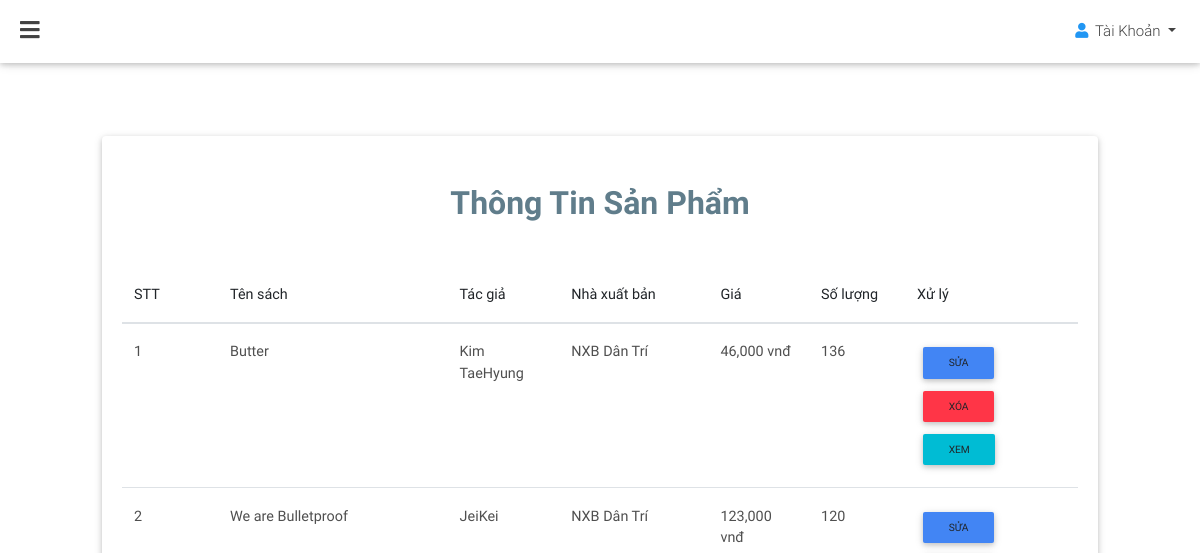
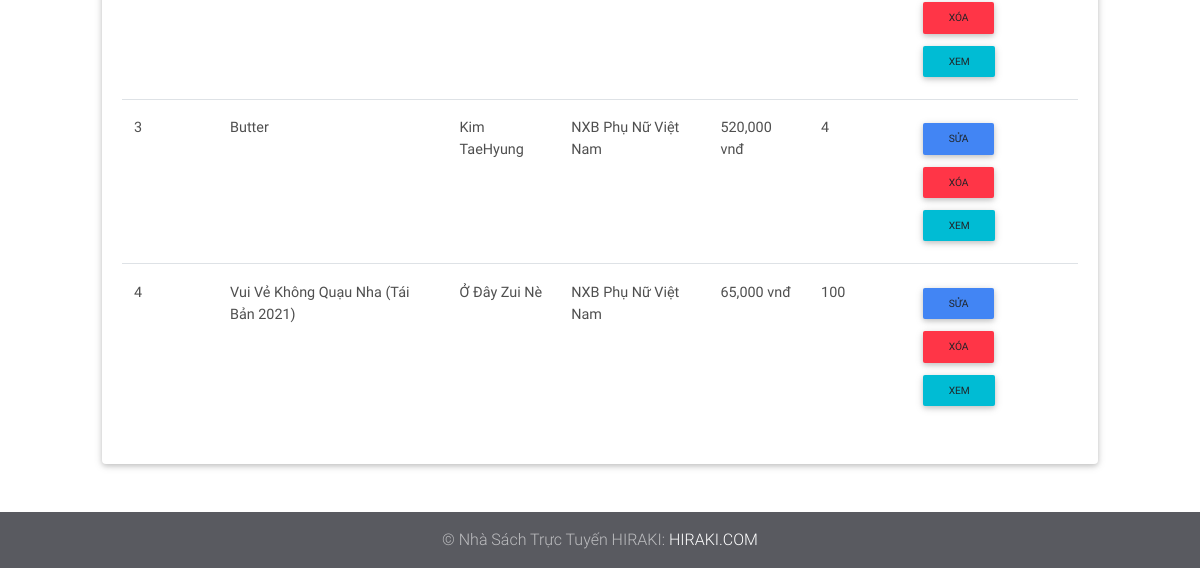
The app's page /admin/sach/dssach.php, older data (2 pictures, top to bottom).
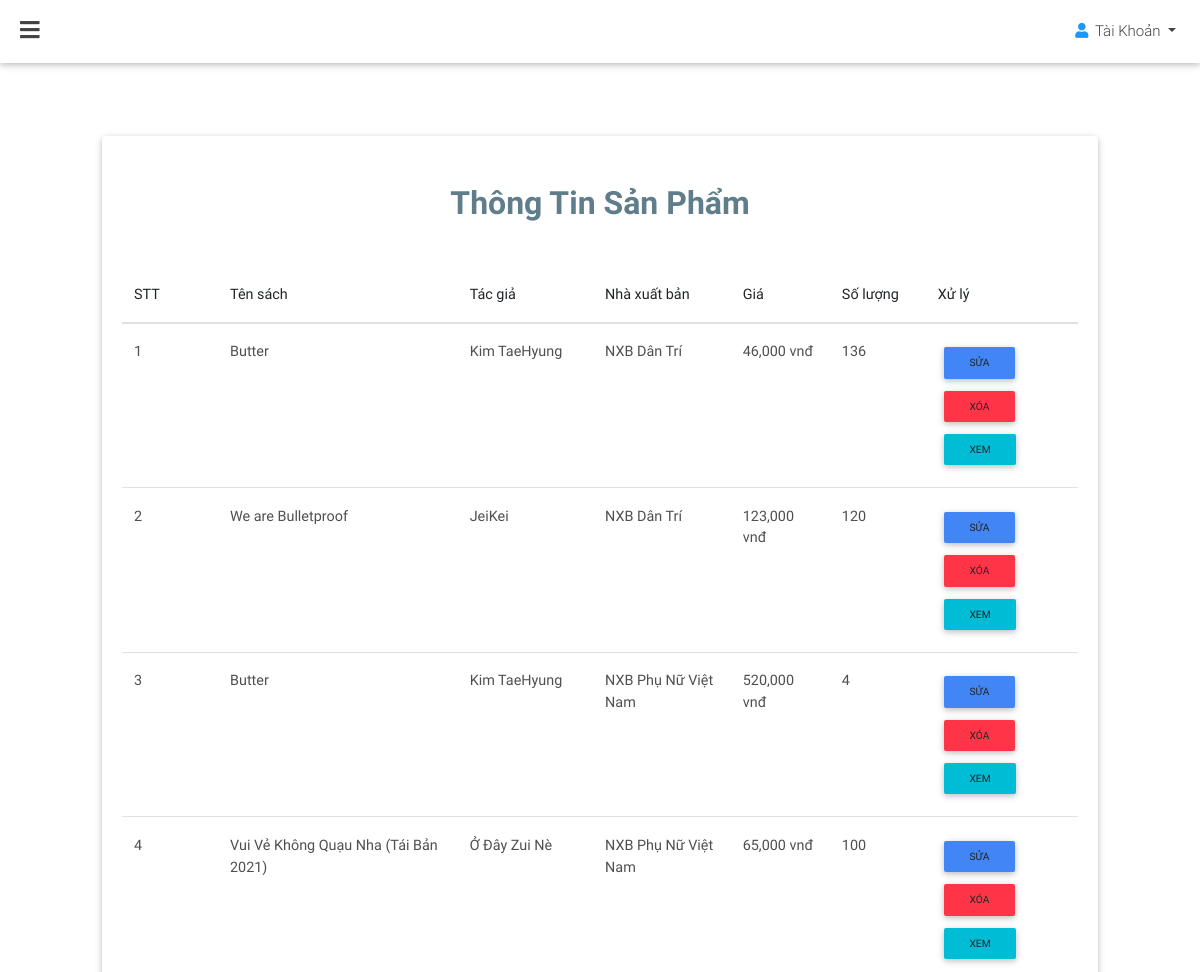
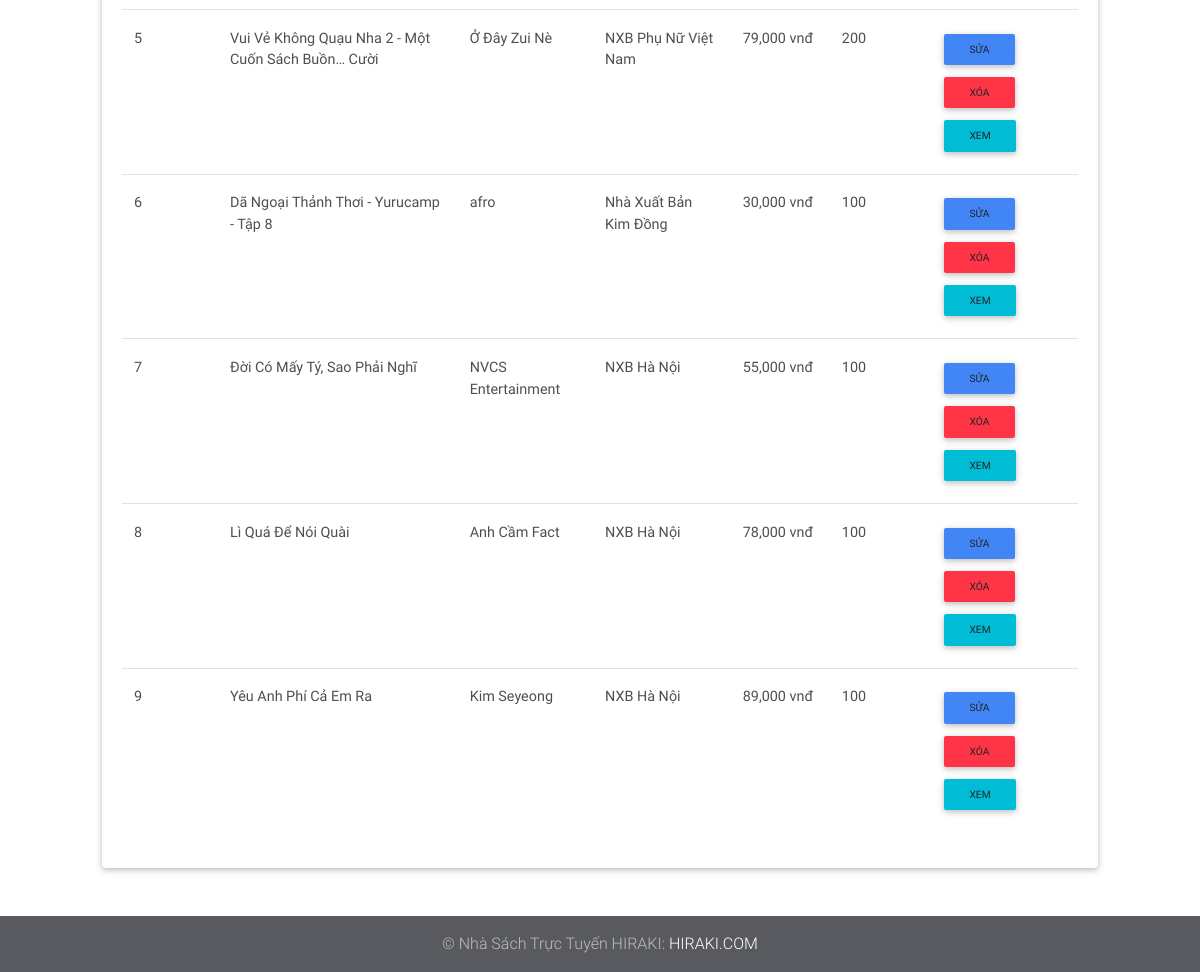
The same page, newer data (2 pictures, top to bottom).
### tables this page shows
CREATE TABLE `sanpham` (
  `sp_id` int(255) NOT NULL,
  `sp_idtheloai` int(255) NOT NULL,
  `sp_idnxb` int(255) NOT NULL,
  `sp_idnn` int(255) NOT NULL,
  `sp_idncc` int(255) NOT NULL,
  `sp_idtg` int(255) NOT NULL,
  `sp_tensach` varchar(500) NOT NULL,
  `sp_gia` float NOT NULL,
  `sp_hinhanh` varchar(255) NOT NULL,
  `sp_mota` varchar(2000) DEFAULT NULL,
  `sp_soluong` int(255) NOT NULL
);

CREATE TABLE `tac_gia` (
  `tg_id` int(255) NOT NULL,
  `tg_hoten` varchar(255) NOT NULL,
  `tg_diachi` varchar(255) DEFAULT NULL
);

CREATE TABLE `nha_xuat_ban` (
  `nxb_id` int(255) NOT NULL,
  `nxb_ten` varchar(255) NOT NULL,
  `nxb_sdt` varchar(255) DEFAULT NULL,
  `nxb_diachi` varchar(255) DEFAULT NULL
);

### admin/sach/dssach.php (the view, shortened to what this page needs)
<?php
require "../../db.php";
$sql1 = "SELECT * FROM sanpham  as s join the_loai as t on s.sp_idtheloai=t.tl_id
                                       join tac_gia as tg on s.sp_idtg=tg.tg_id
                                        join nha_cung_cap as ncc on ncc.ncc_id=s.sp_idncc
                                        join nha_xuat_ban as nxb on nxb.nxb_id=s.sp_idnxb";
$result = $conn->query($sql1);
?>
<!DOCTYPE html>
<html lang="en">
<head>
    <link rel="stylesheet" href="https://use.fontawesome.com/releases/v5.11.2/css/all.css">
    <link rel="stylesheet" href="../../css/bootstrap.min.css">
    <link rel="stylesheet" href="../../css/mdb.min.css">
    <link rel="stylesheet" type="text/css" href="../../css/addons/datatables.min.css">
    <link rel="stylesheet" href="../../css/addons/datatables-select.min.css">
</head>
<body class="fixed-sn white-skin white">
<header>
    <nav class="navbar fixed-top navbar-expand-lg scrolling-navbar double-nav">
        <div class="float-left">
            <a href="#" data-activates="slide-out" class="button-collapse"><i class="fas fa-bars"></i></a>
        </div>
        <ul class="nav navbar-nav nav-flex-icons ml-auto">
            <li class="nav-item dropdown">
                <a class="nav-link dropdown-toggle waves-effect" href="#" id="userDropdown" data-toggle="dropdown"
                   aria-haspopup="true" aria-expanded="false">
                    <i class="fas fa-user blue-text"></i> <span
                            class="clearfix d-none d-sm-inline-block">Tài Khoản</span>
                </a>
            </li>
        </ul>
    </nav>
</header>
<main>
    <div class="container-fluid my-5">
        <section>
            <div class="col-md-12">
                <div class="card">
                    <h2 class=" mt-5 text-center blue-grey-text font-weight-bold mb-4">Thông Tin Sản
                        Phẩm</h2>
                    <div class="card-body">
                        <table id="dtMaterialDesignExample" class="table" cellspacing="0" width="100%">
                            <thead>
                            <tr>
                                <th class="th-sm">STT</th>
                                <th class="th-sm">Tên sách</th>
                                <th class="th-sm">Tác giả</th>
                                <th class="th-sm">Nhà xuất bản</th>
                                <th class="th-sm">Giá</th>
                                <th class="th-sm">Số lượng</th>
                                <th class="th-sm">Xử lý</th>
                            </tr>
                            </thead>
                            <tbody>
                            <?php
                            if ($result->num_rows > 0) {
                                $i=1;
                                while ($row = $result->fetch_assoc()) {
                                    echo "<tr>
                                                 <td>".$i."</td>
                                                 <td>".$row['sp_tensach']."</td>
                                                 <td>".$row['tg_hoten']."</td>
                                                 <td>".$row['nxb_ten']."</td>
                                                 <td>".number_format($row['sp_gia'])." vnđ"."</td>
                                                 <td>".$row['sp_soluong']."</td>
                                                <td>
                                                <button type='button' class='btn btn-sm btn-primary'>
                                                <a href=\"suasach.php?idsach=".$row['sp_id']."\"  > Sửa </a>
                                                </button>
                                                 <button type='button' class='btn btn-sm btn-danger'>
                                                    <a onclick=\"return confirm('Bạn chắc chắn muốn xóa Sách này?')\"
                                                    href=\"xoasach.php?idsach=".$row['sp_id']."\"  > Xóa </a>
                                                </button>
                                                 <br>
                                                 <button type='button' class='btn btn-sm blue btn-cyan'>
                                                 <a href=\"thongtinsach.php?idsach=".$row['sp_id']."\"  >Xem</a>
                                                 </button>
                                                </td>
                                               ";
                                    $i++;
                                }
                            }
                            ?>
                            </tbody>
                        </table>
                    </div>
                </div>
            </div>
        </section>
    </div>
</main>
<footer class="page-footer pt-0 mt-5">
    <div class="footer-copyright py-3 text-center">
        <div class="container-fluid">
            © Nhà Sách Trực Tuyến HIRAKI: <a href="#" target="_blank"> HIRAKI.COM </a>
        </div>
    </div>
</footer>
</body>
</html>

Row changes from the older to the newer data that the page shows:
added sanpham: sp_tensach "Vui Vẻ Không Quạu Nha 2 - Một Cuốn Sách Buồn… Cười", sp_idtg.tg_hoten "Ở Đây Zui Nè", sp_idnxb.nxb_ten "NXB Phụ Nữ Việt Nam", sp_gia "79,000", sp_soluong "200"
added sanpham: sp_tensach "Dã Ngoại Thảnh Thơi - Yurucamp - Tập 8", sp_idtg.tg_hoten "afro", sp_idnxb.nxb_ten "Nhà Xuất Bản Kim Đồng", sp_gia "30,000", sp_soluong "100"
added sanpham: sp_tensach "Đời Có Mấy Tý, Sao Phải Nghĩ", sp_idtg.tg_hoten "NVCS Entertainment", sp_idnxb.nxb_ten "NXB Hà Nội", sp_gia "55,000", sp_soluong "100"
added sanpham: sp_tensach "Lì Quá Để Nói Quài", sp_idtg.tg_hoten "Anh Cầm Fact", sp_idnxb.nxb_ten "NXB Hà Nội", sp_gia "78,000", sp_soluong "100"
added sanpham: sp_tensach "Yêu Anh Phí Cả Em Ra", sp_idtg.tg_hoten "Kim Seyeong", sp_idnxb.nxb_ten "NXB Hà Nội", sp_gia "89,000", sp_soluong "100"
